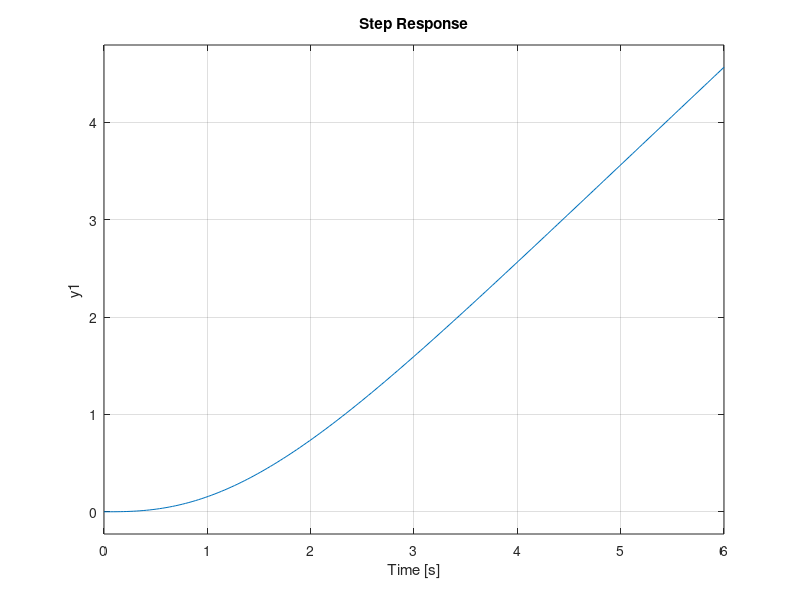

Write the MATLAB code that produced this figure. (Note: this script raises an error after producing the figure.)
% Variable
s = tf('s');
J = 0.01;
b = 0.1;
K = 0.01;
R = 1;
L = 0.5;

Kp = 1;
% Ki = 1;
% Ki = 3;
% Ki = 5;
 Ki = 7;
% Ki = 9;

% Define Transfer Function
num_motor = [K];
den_motor = [J*L J*R+b*L R*b+K*K];

motor = tf(num_motor,den_motor)
% Define Control Function
C = tf([Kp Ki],[1 0])
% Define Closed-Loop function
complete = feedback(motor*C,1);
% Process system responses
subplot(311), impulse(complete);   % Impulse reponse
subplot(312), step(complete);      % Step Response
subplot(313), step(complete / s);  % Ramp response
stepinfo(complete)
% Calculate the Stead-State Error
[y,t] = step(complete); % Calculate Steady-State error
sse = abs(1 - y(end))
% Limit the graph
xlim([0 50])
ylim([0 3])